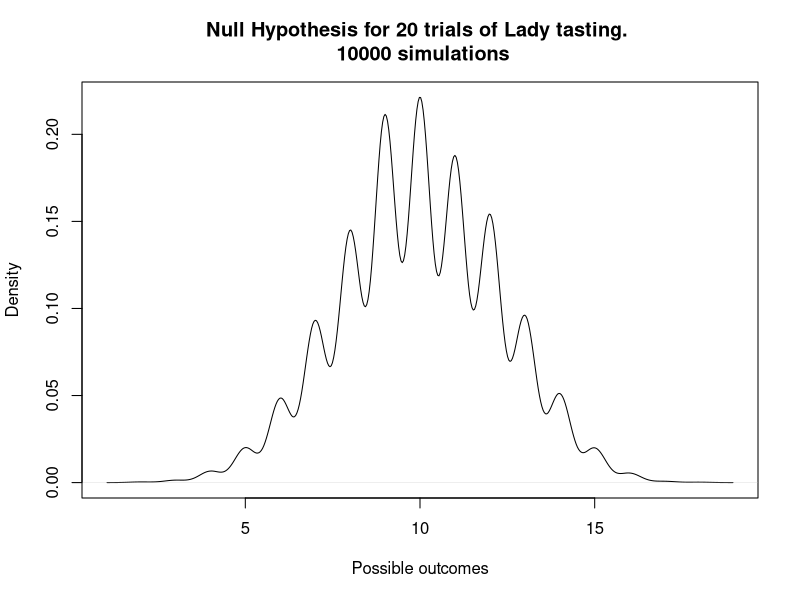
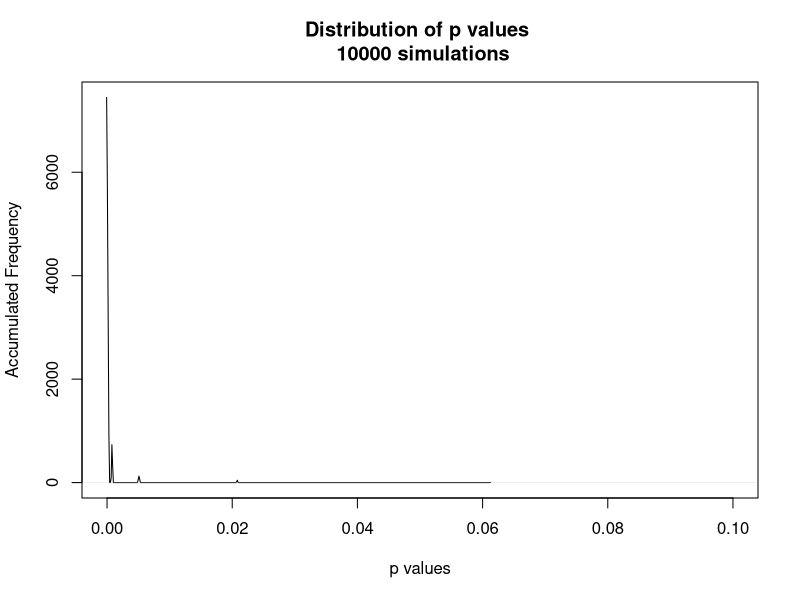

Here is the R script that generated these plots, in order:
## Simulate the results of biased coins; p = 0.95
set.seed(as.numeric(Sys.time()))
sim_data <- rbinom(10000, 20,0.95)
sim_data_df <- data.frame(Q = density(sim_data)$x, Density = density(sim_data)$y)

## Null hypothesis: simulated distribution; p = 0.5
set.seed(1)
sim_null <- rbinom(10000, 20,0.5)
plot(density(sim_null),xlab="Possible outcomes",main="Null Hypothesis for 20 trials of Lady tasting. \n 10000 simulations")
sim_null_df <- data.frame(Q = density(sim_null)$x, Density = density(sim_null)$y)

## p value of the current data
round(mean(sim_null >= sim_data[1]),5) ## raw frequency way
round(mean(sim_null >= 18),5) ## raw frequency way

## Distribution of p values
p_values <- NULL
for(i in 1:length(sim_data) ){
  p_values <- c(p_values,mean(sim_null >= sim_data[i]))
}
plot(density(p_values),xlab = "p values", main = "Distribution of p values \n 10000 simulations", ylab ="Accumulated Frequency", xlim=c(0, 0.1))

table(p_values)

## Cound how many p values > .05
sum(p_values > .05)
## Cound how many p values > .01
sum(p_values > .01)

## Type 1 error of accumulated data
alpha <- dim(subset(sim_null_df, Q > 18))[1]/dim(sim_null_df)[1]
TN <- dim(subset(sim_null_df, Q <= 18))[1]/dim(sim_null_df)[1]
round(data.frame(alpha,TN),2)

## Type 2 error of accumulated data
beta <-  dim(subset(sim_data_df, Q <= 18))[1]/dim(sim_data_df)[1]
Power <-  dim(subset(sim_data_df, Q > 18))[1]/dim(sim_data_df)[1]
round(data.frame(beta,Power),2)
